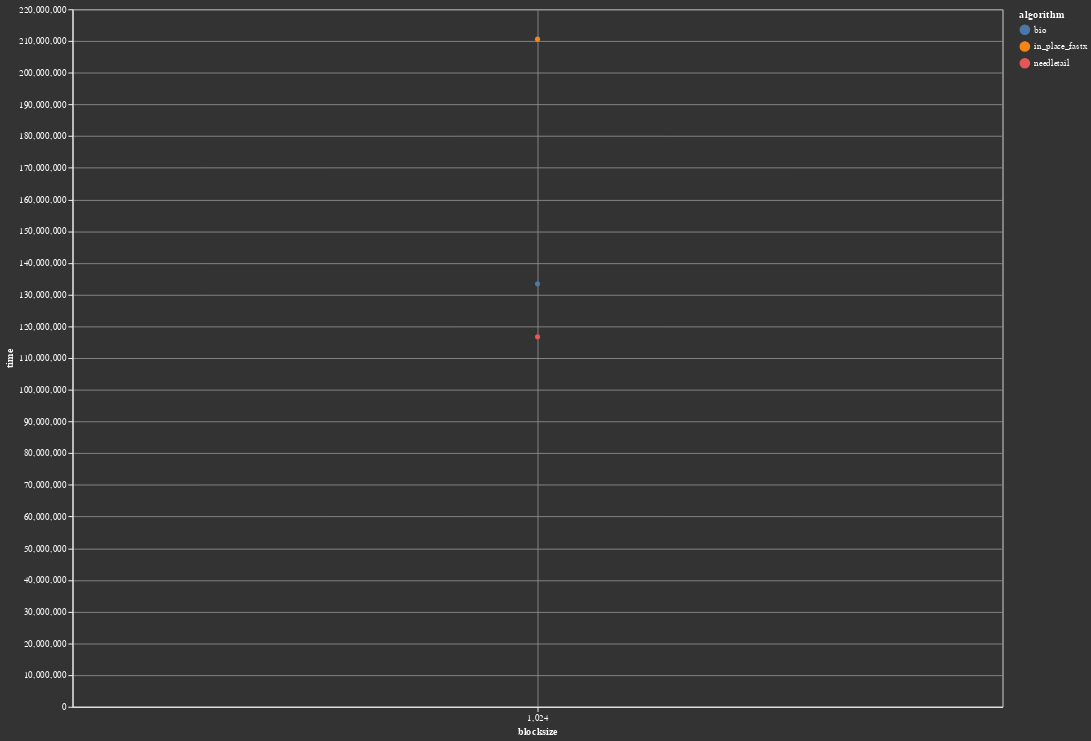

Notebook cell for this chart:
### Code cell
raw_df = raw_df[raw_df["algorithm"] != "in_place_fastx_parallel"];

points = altair.Chart(raw_df).mark_line(point=True).encode(
    x=altair.X('blocksize', scale=altair.Scale(type="log", base=2)),
    y=altair.Y('median(time)'),
    color='algorithm'
)

error = altair.Chart(raw_df).mark_errorband(extent='iqr').encode(
    x=altair.X('blocksize:Q', scale=altair.Scale(type="log", base=2)),
    y=altair.Y('time:Q'),
    color='algorithm',
)


points + error

### Figure 1 — Vega-Lite specification as saved in the notebook (floating-point values rounded to 4 significant figures; data arrays with more than 128 entries replaced by an {"elided": "..."} marker saying what was removed)
{"config": {"background": "#333", "title": {"color": "#fff"}, "style": {"guide-label": {"fill": "#fff"}, "guide-title": {"fill": "#fff"}}, "axis": {"domainColor": "#fff", "gridColor": "#888", "tickColor": "#fff"}, "view": {"height": 750, "width": 1000}, "range": {}}, "layer": [{"mark": {"type": "line", "point": true}, "encoding": {"color": {"type": "nominal", "field": "algorithm"}, "x": {"type": "quantitative", "field": "blocksize", "scale": {"base": 2, "type": "log"}}, "y": {"type": "quantitative", "aggregate": "median", "field": "time"}}}, {"mark": {"type": "errorband", "extent": "iqr"}, "encoding": {"color": {"type": "nominal", "field": "algorithm"}, "x": {"type": "quantitative", "field": "blocksize", "scale": {"base": 2, "type": "log"}}, "y": {"type": "quantitative", "field": "time"}}}], "data": {"name": "data-2d512294138456f6fd155fade7f7474d"}, "$schema": "https://vega.github.io/schema/vega-lite/v4.8.1.json", "datasets": {"data-2d512294138456f6fd155fade7f7474d": {"elided": "300 records"}}}
